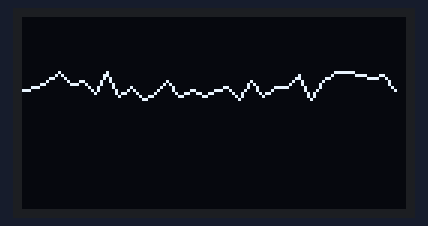
Recording of a sketch running on a simulated Arduino Uno, built with avr-gcc and run on an emulated ATmega328P. On the bench: 128×64 one-colour display. Random numbers use the default seed unless the sketch sets one.

Above: at 0.07 s.
At 4.99 s:
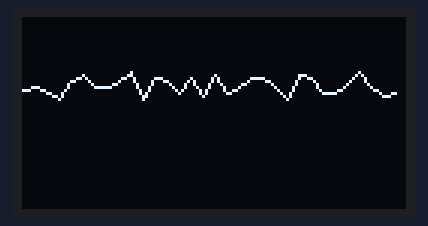
At 9.99 s:
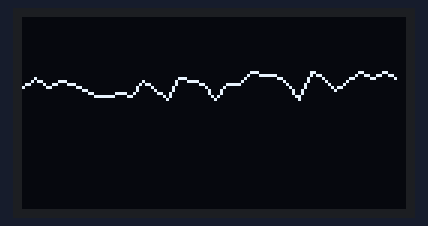
At 19.92 s:
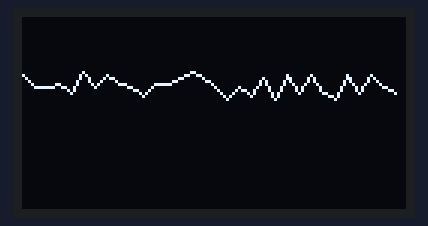
At 29.85 s:
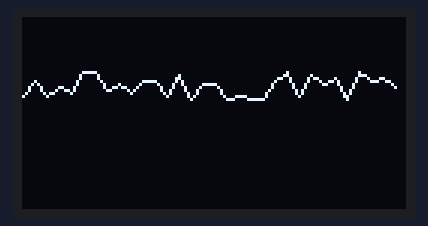
At 39.86 s:
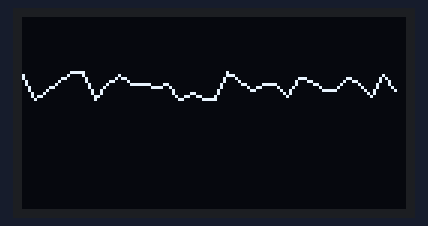

The sketch:

sonido_animacion.ino
```cpp
#include <Wire.h>
#include <Adafruit_GFX.h>
#include <Adafruit_SSD1306.h>

#define SCREEN_WIDTH 128
#define SCREEN_HEIGHT 64
#define OLED_ADDRESS 0x3C

Adafruit_SSD1306 display(SCREEN_WIDTH, SCREEN_HEIGHT, &Wire, -1);

// Configuración de la onda de sonido
#define NUM_BARS 32   // Número de barras de la onda (más barras para un efecto más fluido)
int wave[NUM_BARS];   // Alturas de las ondas

void setup() {
    Serial.begin(115200);

    if (!display.begin(SSD1306_SWITCHCAPVCC, OLED_ADDRESS)) {
        Serial.println(F("Error al iniciar pantalla OLED"));
        for (;;);
    }

    display.clearDisplay();

    // Inicializar las alturas de las ondas con valores aleatorios
    for (int i = 0; i < NUM_BARS; i++) {
        wave[i] = random(10, 30);
    }
}

void drawWave() {
    int barWidth = SCREEN_WIDTH / NUM_BARS; // Ancho de cada barra de onda

    for (int i = 0; i < NUM_BARS - 1; i++) {
        int x1 = i * barWidth;
        int x2 = (i + 1) * barWidth;
        int y1 = SCREEN_HEIGHT / 2 - wave[i] / 2;
        int y2 = SCREEN_HEIGHT / 2 - wave[i + 1] / 2;

        // Dibujar la línea de onda conectada para suavizar el efecto
        display.drawLine(x1, y1, x2, y2, SSD1306_WHITE);
    }

    // Desplazar la onda hacia la izquierda para un efecto de osciloscopio
    for (int i = 0; i < NUM_BARS - 1; i++) {
        wave[i] = wave[i + 1];
    }

    // Generar una nueva altura en el último punto
    wave[NUM_BARS - 1] = random(10, 30);
}

void loop() {
    display.clearDisplay();

    drawWave();  // Dibujar la onda de sonido animada con desplazamiento

    display.display();
    delay(50);  // Menor delay para una animación más fluida
}
```
